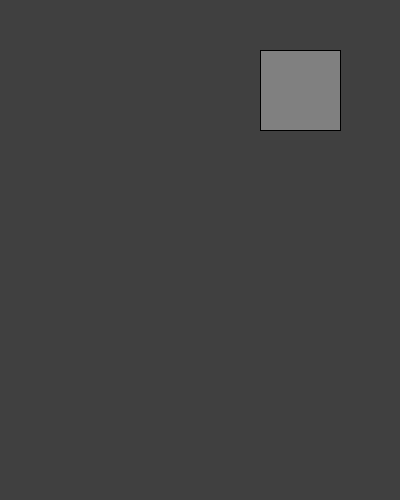
Frame 1 (no input)
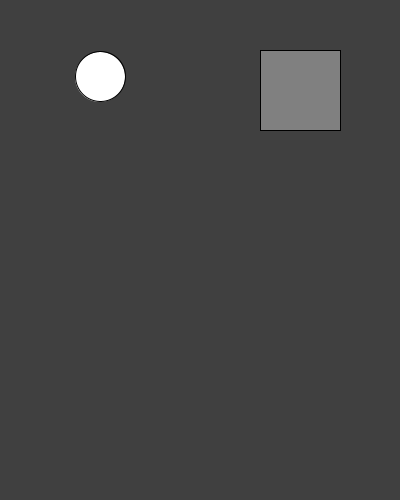
Frame 60 (the mouse pressed at the canvas centre just before this capture)
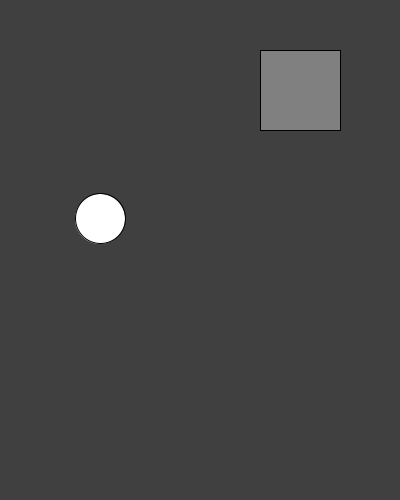
Frame 120 (the mouse held since frame 60 and released just before this capture)

The Processing sketch that drew these frames (run headless with seeded random() and noise(); from frame 60 on, the mouse is pressed at the canvas centre):

// Processing sketch: processing_20011
// ── processing_20011.pde

// physics 101:
// moving an object at a certain speed is just adding the speed
// to the object's postion

// making an object accelerate means every frame its speed gets
// larger by a small ammount

float y = -100;
float speed = 0;
float gravity = 0.1;

boolean animate = true;

int btnX = 260;
int btnY = 50;
int btnW = 80;
int btnH = 80;

//--------------------------------------------------------
void setup() {
  size(400, 500);
  smooth();
}

//--------------------------------------------------------
void draw() {
  background(64);
  
  if (animate == true) { 
    y = y + speed;
    speed = speed + gravity;
    if (y >= height-120) {
      // reduce the speed on every bounce to make it more 
      // realistic.. try -1 and see what happens
    speed *= -0.9;  
    }
  }
  
  fill(255);
  ellipse(width/4, y, 50, 50);
  
  // draw the button
  if (animate == true) {
    fill(128);
  }
  rect(btnX, btnY, btnW, btnH);
}

//--------------------------------------------------------
void mousePressed() {
  if ( mouseX > btnX && mouseX < (btnX+btnW) && mouseY > btnY && mouseY < (btnY+btnH)) {
    // toggle the value of on
    // in other words, if on == true, then on becomes not true (false) and
    // vice versa
    animate = !animate;   // on = (not)on
  }
}
